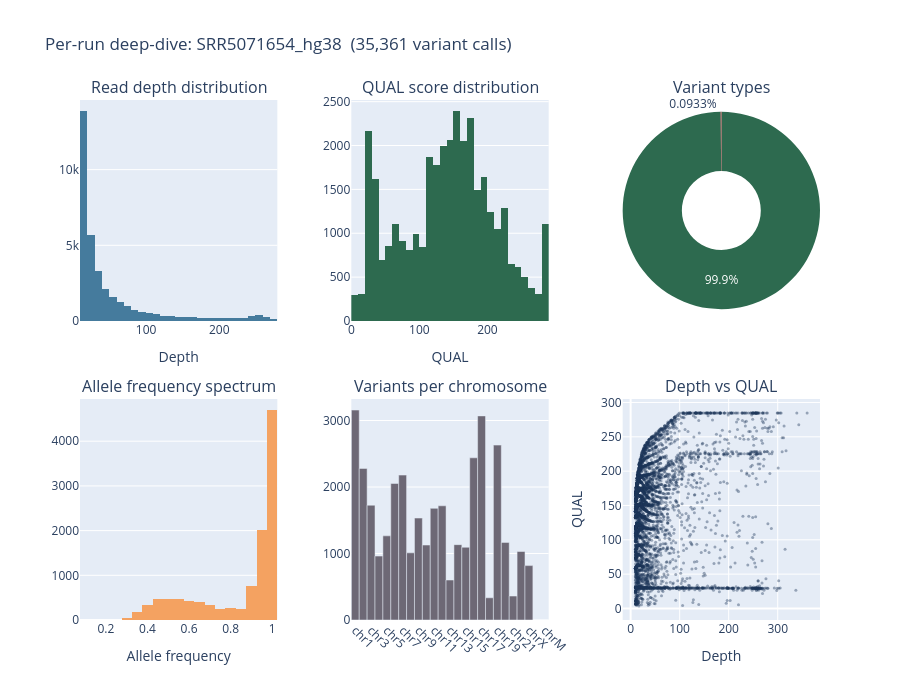

Notebook code for this chart:
### Markdown cell above
## Per-run deep-dive
Select a run to explore depth distribution, allele frequencies, QUAL scores, and chromosomal variant distribution.

### Code cell
run_ids = runs['run_id'].tolist() if not runs.empty else []

run_selector = widgets.Dropdown(
    options=run_ids,
    description='Run:',
    layout=widgets.Layout(width='350px')
)

_perrun_busy = [False]

def render_perrun(run_id):
    if _perrun_busy[0]:
        return
    _perrun_busy[0] = True
    try:
        clear_output(wait=False)
        display(run_selector)

        calls = query("""
            SELECT gc.depth, gc.quality, gc.allele_freq,
                   v.variant_type, v.chromosome
            FROM genotype_calls gc
            JOIN variants v ON gc.variant_id = v.variant_id
            WHERE gc.run_id = ?
        """, (run_id,))

        if calls.empty:
            print(f'No variant calls found for {run_id}.')
            return

        main_chroms = [f'chr{i}' for i in list(range(1, 23)) + ['X', 'Y', 'M']]
        calls_main = calls[calls['chromosome'].isin(main_chroms)]
        type_counts = calls['variant_type'].value_counts().reset_index()
        type_counts.columns = ['type', 'count']

        fig = make_subplots(
            rows=2, cols=3,
            subplot_titles=(
                'Read depth distribution', 'QUAL score distribution', 'Variant types',
                'Allele frequency spectrum', 'Variants per chromosome', 'Depth vs QUAL'
            ),
            specs=[
                [{'type': 'xy'}, {'type': 'xy'}, {'type': 'domain'}],
                [{'type': 'xy'}, {'type': 'xy'}, {'type': 'xy'}]
            ],
            horizontal_spacing=0.10, vertical_spacing=0.15
        )

        depth_cap = calls['depth'].quantile(0.99)
        fig.add_trace(go.Histogram(
            x=calls[calls['depth'] <= depth_cap]['depth'],
            nbinsx=50, marker_color='#457b9d', name='Depth'
        ), row=1, col=1)
        fig.add_trace(go.Histogram(
            x=calls['quality'], nbinsx=50,
            marker_color='#2d6a4f', name='QUAL'
        ), row=1, col=2)
        fig.add_trace(go.Pie(
            labels=type_counts['type'],
            values=type_counts['count'],
            hole=0.4,
            marker_colors=['#2d6a4f', '#e63946', '#457b9d', '#f4a261']
        ), row=1, col=3)
        fig.add_trace(go.Histogram(
            x=calls['allele_freq'], nbinsx=40,
            marker_color='#f4a261', name='AF'
        ), row=2, col=1)

        chrom_counts = (
            calls_main.groupby('chromosome').size()
            .reindex(main_chroms).fillna(0).reset_index()
        )
        chrom_counts.columns = ['chromosome', 'count']
        fig.add_trace(go.Bar(
            x=chrom_counts['chromosome'], y=chrom_counts['count'],
            marker_color='#6d6875', name='Variants'
        ), row=2, col=2)

        sample_n = min(5000, len(calls))
        scatter_df = calls.sample(sample_n, random_state=42)
        fig.add_trace(go.Scatter(
            x=scatter_df['depth'], y=scatter_df['quality'],
            mode='markers',
            marker=dict(size=3, opacity=0.4, color='#1d3557'),
            name='calls'
        ), row=2, col=3)

        fig.update_layout(
            height=700,
            title=f'Per-run deep-dive: {run_id}  ({len(calls):,} variant calls)',
            showlegend=False
        )
        fig.update_xaxes(title_text='Depth', row=1, col=1)
        fig.update_xaxes(title_text='QUAL', row=1, col=2)
        fig.update_xaxes(title_text='Allele frequency', row=2, col=1)
        fig.update_xaxes(tickangle=45, row=2, col=2)
        fig.update_xaxes(title_text='Depth', row=2, col=3)
        fig.update_yaxes(title_text='QUAL', row=2, col=3)
        display(fig)

        stats = pd.DataFrame([{
            'total_calls': len(calls),
            'median_depth': round(calls['depth'].median(), 1),
            'mean_depth': round(calls['depth'].mean(), 1),
            'median_qual': round(calls['quality'].median(), 1),
            'pct_af_gt50': round((calls['allele_freq'] > 0.5).mean() * 100, 1)
        }])
        display(stats)
    finally:
        _perrun_busy[0] = False

run_selector.observe(lambda ch: render_perrun(ch['new']), names='value')
render_perrun(run_ids[0])

### Figure 1 — Plotly figure (JSON) as saved in the notebook; plotly's stock layout.template omitted (floating-point values rounded to 4 significant figures; data arrays with more than 128 entries replaced by an {"elided": "..."} marker saying what was removed)
{"data": [{"marker": {"color": "#457b9d"}, "name": "Depth", "nbinsx": 50, "type": "histogram", "x": {"elided": "35025 int values"}, "xaxis": "x", "yaxis": "y"}, {"marker": {"color": "#2d6a4f"}, "name": "QUAL", "nbinsx": 50, "type": "histogram", "x": {"elided": "35361 float values"}, "xaxis": "x2", "yaxis": "y2"}, {"domain": {"x": [0.7333, 1], "y": [0.575, 1]}, "hole": 0.4, "labels": ["SNP", "INDEL"], "marker": {"colors": ["#2d6a4f", "#e63946", "#457b9d", "#f4a261"]}, "type": "pie", "values": [35328, 33]}, {"marker": {"color": "#f4a261"}, "name": "AF", "nbinsx": 40, "type": "histogram", "x": {"elided": "35361 float values"}, "xaxis": "x3", "yaxis": "y3"}, {"marker": {"color": "#6d6875"}, "name": "Variants", "type": "bar", "x": ["chr1", "chr2", "chr3", "chr4", "chr5", "chr6", "chr7", "chr8", "chr9", "chr10", "chr11", "chr12", "chr13", "chr14", "chr15", "chr16", "chr17", "chr18", "chr19", "chr20", "chr21", "chr22", "chrX", "chrY", "chrM"], "xaxis": "x4", "y": [3157.0, 2279.0, 1726.0, 961.0, 1265.0, 2053.0, 2179.0, 1010.0, 1533.0, 1127.0, 1679.0, 1717.0, 601.0, 1133.0, 1094.0, 2439.0, 3069.0, 334.0, 2630.0, 1167.0, 360.0, 1030.0, 818.0, 0.0, 0.0], "yaxis": "y4"}, {"marker": {"color": "#1d3557", "opacity": 0.4, "size": 3}, "mode": "markers", "name": "calls", "type": "scatter", "x": {"elided": "5000 int values"}, "xaxis": "x5", "y": {"elided": "5000 float values"}, "yaxis": "y5"}], "layout": {"annotations": [{"font": {"size": 16}, "showarrow": false, "text": "Read depth distribution", "x": 0.1333, "xanchor": "center", "xref": "paper", "y": 1, "yanchor": "bottom", "yref": "paper"}, {"font": {"size": 16}, "showarrow": false, "text": "QUAL score distribution", "x": 0.5, "xanchor": "center", "xref": "paper", "y": 1, "yanchor": "bottom", "yref": "paper"}, {"font": {"size": 16}, "showarrow": false, "text": "Variant types", "x": 0.8667, "xanchor": "center", "xref": "paper", "y": 1, "yanchor": "bottom", "yref": "paper"}, {"font": {"size": 16}, "showarrow": false, "text": "Allele frequency spectrum", "x": 0.1333, "xanchor": "center", "xref": "paper", "y": 0.425, "yanchor": "bottom", "yref": "paper"}, {"font": {"size": 16}, "showarrow": false, "text": "Variants per chromosome", "x": 0.5, "xanchor": "center", "xref": "paper", "y": 0.425, "yanchor": "bottom", "yref": "paper"}, {"font": {"size": 16}, "showarrow": false, "text": "Depth vs QUAL", "x": 0.8667, "xanchor": "center", "xref": "paper", "y": 0.425, "yanchor": "bottom", "yref": "paper"}], "height": 700, "showlegend": false, "title": {"text": "Per-run deep-dive: SRR5071654_hg38  (35,361 variant calls)"}, "xaxis": {"anchor": "y", "domain": [0, 0.2667], "title": {"text": "Depth"}}, "xaxis2": {"anchor": "y2", "domain": [0.3667, 0.6333], "title": {"text": "QUAL"}}, "xaxis3": {"anchor": "y3", "domain": [0, 0.2667], "title": {"text": "Allele frequency"}}, "xaxis4": {"anchor": "y4", "domain": [0.3667, 0.6333], "tickangle": 45}, "xaxis5": {"anchor": "y5", "domain": [0.7333, 1], "title": {"text": "Depth"}}, "yaxis": {"anchor": "x", "domain": [0.575, 1]}, "yaxis2": {"anchor": "x2", "domain": [0.575, 1]}, "yaxis3": {"anchor": "x3", "domain": [0, 0.425]}, "yaxis4": {"anchor": "x4", "domain": [0, 0.425]}, "yaxis5": {"anchor": "x5", "domain": [0, 0.425], "title": {"text": "QUAL"}}}}
